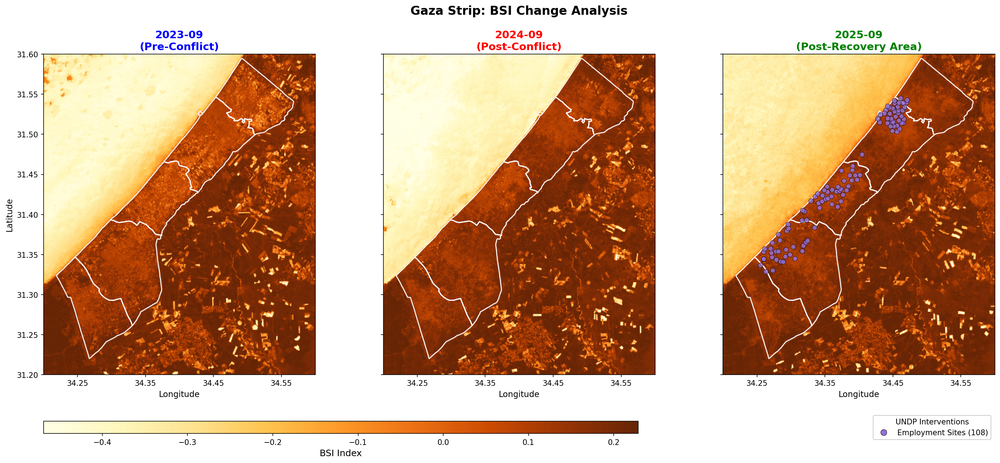
#> input picture outputs/pse/figures/undp_maps/bsi_employment_three_panel.png, 1000 x 463 px, shrunk from 2775 x 1284 before the run; its folder holds 4 pictures in this run; the run also reads 2 pictures not shown here
$ python 00_digitize_all_maps.py
#> lines starting #> are read from the running program, lines starting #| are printed output that depends on the picture
import matplotlib.pyplot as plt
import pandas as pd
from pathlib import Path
import sys
import gc

# ================= CONFIGURATION =================
MAPS_DIR = Path("data/pse/external/undp_maps")
OUTPUT_CSV = Path("data/pse/external/undp_sites_digitized.csv")
# =================================================

class MapDigitizer:
    def __init__(self, image_path, existing_data=None):
        self.image_path = image_path
        self.existing_data = existing_data if existing_data is not None else []
        self.clicks = [] # Stores (x, y, type)
        self.img = plt.imread(image_path)
        self.fig = None
        self.ax = None

    def run(self):
        print(f"\n" + "="*60)
        print(f"PROCESSING: {self.image_path.name}")
        print("="*60)
        print("INSTRUCTIONS:")
        print("1. Map will open.")
        print("2. FIRST click your 2 Reference Points (e.g. top-left, bottom-right).")
        print("3. THEN click all the Project Sites.")
        print("4. Close the window when done.")

        # --- PHASE 1: COLLECT ALL CLICKS (GUI) ---
        self.fig, self.ax = plt.subplots(figsize=(12, 10))
        self.ax.imshow(self.img)
        self.update_title()

        # Connect the click event
        self.cid = self.fig.canvas.mpl_connect('button_press_event', self.onclick)

        # Maximize window
        try:
            manager = plt.get_current_fig_manager()
            if hasattr(manager, 'full_screen_toggle'):
                manager.full_screen_toggle()
            elif hasattr(manager, 'window'):
                # For MacOSX backend specifically
                try:
                    manager.window.showMaximized()
                except:
                    pass
        except:
            pass

        plt.show() # This blocks until the window is closed

        # --- PHASE 2: PROCESSING (Terminal) ---
        # Force cleanup immediately after window closes
        plt.close('all')
        gc.collect()

        if len(self.clicks) < 3:
            print("⚠ Not enough points clicked (Need 2 Refs + Sites). Skipping.")
            return []

        ref1_pixel = self.clicks[0]
        ref2_pixel = self.clicks[1]
        data_pixels = self.clicks[2:]

        print(f"\n✓ Captured {len(self.clicks)} clicks total.")
        print(f"  > Ref 1 Pixel: {int(ref1_pixel[0])}, {int(ref1_pixel[1])}")
        print(f"  > Ref 2 Pixel: {int(ref2_pixel[0])}, {int(ref2_pixel[1])}")
        print(f"  > Site Clicks: {len(data_pixels)}")

        # Now we ask for coordinates (Safe because window is gone)
        print("\n--- ENTER REFERENCE COORDINATES ---")
        refs = []
        for i, (px, py, _) in enumerate([ref1_pixel, ref2_pixel]):
            while True:
                try:
                    sys.stdout.flush()
                    raw = input(f"Paste Lat, Lon for Ref Point {i+1}: ").strip()
                    if not raw: continue

                    raw = raw.replace("(", "").replace(")", "")
                    if "," in raw:
                        parts = raw.split(",")
                    else:
                        parts = raw.split()

                    lat = float(parts[0].strip())
                    lon = float(parts[1].strip())

                    refs.append({'x': px, 'y': py, 'lat': lat, 'lon': lon})
                    break
                except Exception as e:
                    print(f"  ⚠ Invalid format. Try: 31.25, 34.25")

        # Convert all data points
        new_sites = []
        for i, (px, py, cat) in enumerate(data_pixels):
            lat, lon = self.pixel_to_geo(px, py, refs)

            new_sites.append({
                'site_id': f"DIGIT_{len(self.existing_data) + len(new_sites) + 1:05d}",
                'intervention_type': cat,
                'subtype': 'Digitized Location',
                'latitude': round(lat, 5),
                'longitude': round(lon, 5),
                'location_description': f"From Map: {self.image_path.name}",
                'source_map': self.image_path.name
            })
            print(f"  + Processed Site {i+1}: {lat:.5f}, {lon:.5f}")

        return new_sites

    # [25 lines left out: function onclick, not called in this run]

    def update_title(self):
        count = len(self.clicks)
        if count == 0:
            msg = "STEP 1: Click Reference Point 1 (Top Left)"
            col = 'red'
        elif count == 1:
            msg = "STEP 2: Click Reference Point 2 (Bottom Right)"
            col = 'red'
        else:
            msg = f"STEP 3: Click Data Points (Collected: {count-2}). Close window when done."
            col = 'green'

        self.ax.set_title(msg, fontsize=14, color=col, fontweight='bold')
        self.fig.canvas.draw()

    # [17 lines left out: functions pixel_to_geo, guess_category, not called in this run]

def main():
    if not MAPS_DIR.exists():
        print(f"Folder not found: {MAPS_DIR}")
        return

    map_files = sorted([f for f in MAPS_DIR.glob("*") if f.suffix.lower() in ['.png', '.jpg', '.jpeg', '.tif']])

    # Filter out hidden files
    map_files = [f for f in map_files if not f.name.startswith('.')]

    if not map_files:
        print("No images found.")
        return

    all_sites = []

    for f in map_files:
        d = MapDigitizer(f, existing_data=all_sites)
        new_pts = d.run()
        all_sites.extend(new_pts)
        print(f"Finished {f.name}: Collected {len(new_pts)} sites.")
#> this loop made 4 passes
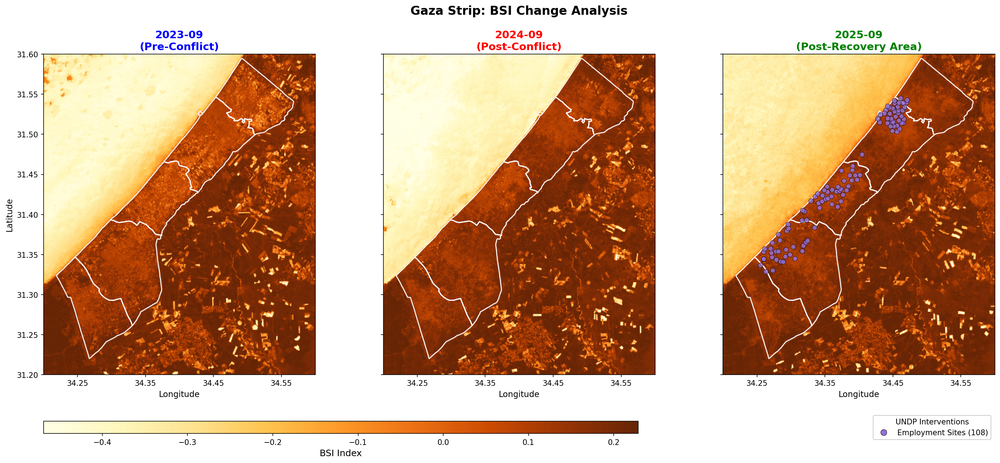
#> input picture outputs/pse/figures/undp_maps/bsi_employment_three_panel.png, 1000 x 463 px, shrunk from 2775 x 1284 before the run
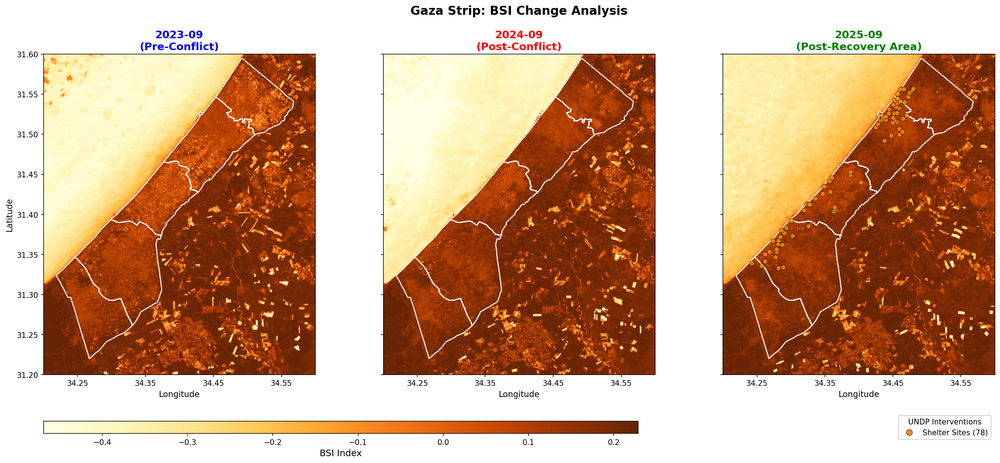
#> input picture outputs/pse/figures/undp_maps/bsi_shelter_three_panel.png, 1000 x 463 px, shrunk from 2775 x 1284 before the run
#> pass 3, in __init__ (call 3), `self.img = plt.imread(image_path)`:
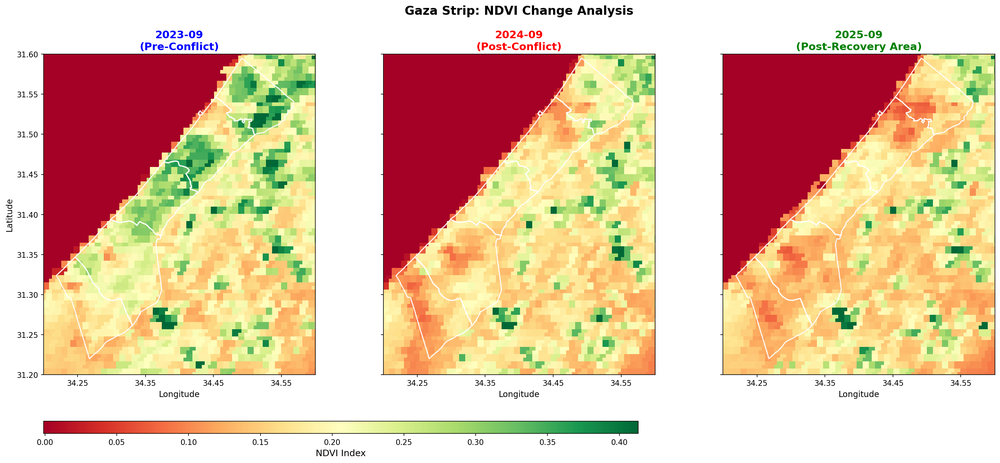
#> self.img: shape (463, 1000, 4) float32; mean R, G, B, A 0.889, 0.759, 0.654, 1

    if all_sites:
        df = pd.DataFrame(all_sites)
        cols = ['site_id', 'intervention_type', 'subtype', 'latitude', 'longitude', 'location_description', 'source_map']
        df = df[cols]
        df.to_csv(OUTPUT_CSV, index=False)
        print(f"\n✓ DONE! Saved {len(df)} sites to {OUTPUT_CSV}")
    else:
        print("\nNo sites collected.")

if __name__ == "__main__":
    main()
